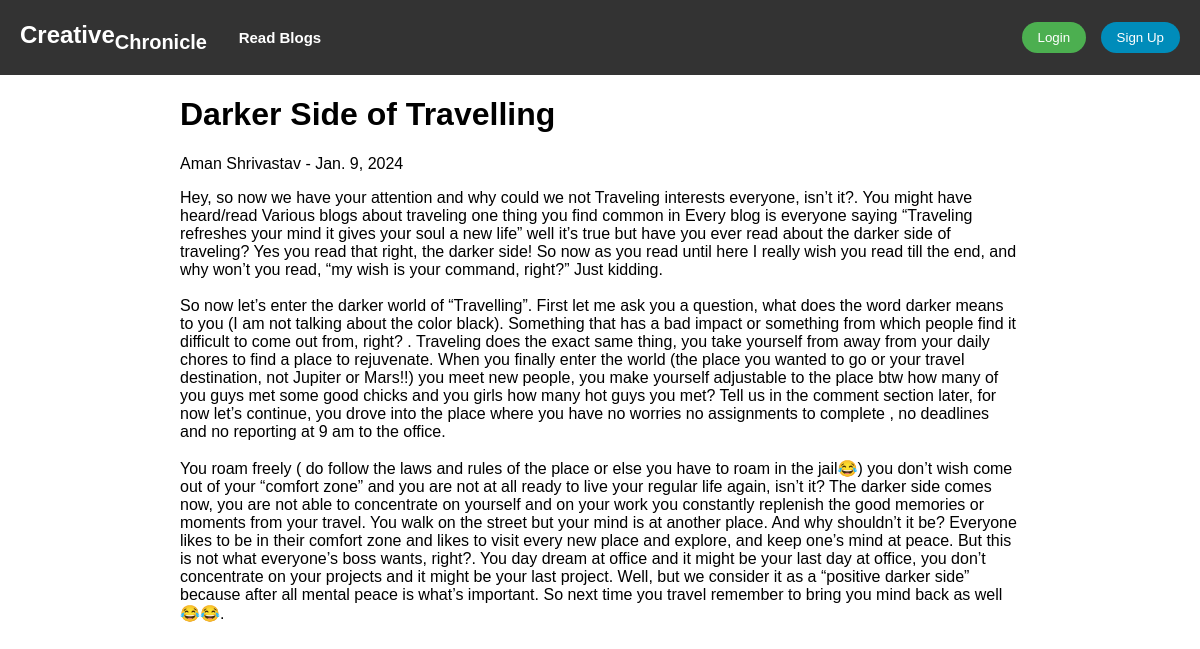
The page /blog_detail/23/ on the database its author committed.
### blog/models.py (models this page shows, shortened)
class SavePost(models.Model):
    title = models.CharField(max_length=255)
    author = models.ForeignKey(User,on_delete=models.CASCADE)
    post_date = models.DateField(auto_now_add=True)
    content = models.TextField()

### blog/views.py (the view)
# urls.py: path('blog_detail/<int:post_id>/', views.blog_detail, name='blog_detail'),
def blog_detail(request, post_id):
    post = get_object_or_404(SavePost, id=post_id)
    return render(request, 'blog_detail.html', {'post': post})

### templates/blog_detail.html (shortened to what this page needs)
{% load static %}
<!DOCTYPE html>
<html lang="en">
<head>
    <link rel="stylesheet" type="text/css" href="{% static 'blogs.css' %}">
</head>
<body>
    <div class="navbar">
        <div class="logo">Creative<sub>Chronicle</sub>
            <a href='blogs' class="read-blogs-link" style='font-size:15px; margin-left:25px; text-decoration:none; color:white;'>Read Blogs</a>
        </div>
        <div class="buttons">
        {% if request.user.is_authenticated %}
            Welcome {{ request.user }}
            <a href="{% url 'logout' %}"><button type="submit">Logout</button></a>
        {% else %}
            <a href="{% url 'login' %}" class=""><button class="login-button">Login</button></a>
            <a href="{% url 'register' %}" class=""><button class="signup-button">Sign Up</button></a>
        {% endif %}
        </div>
    </div>
    <div class="content-container">
        <div class="title">
            <h1>{{ post.title }}</h1>
        </div>
        <div class="author">
            <span>{{ post.author.username }} - {{ post.post_date }}</span>
        </div>
        <div class="content">
            <p>{{ post.content|linebreaksbr|safe }}</p>
        </div>
    </div>
</body>
</html>

### static/blogs.css (style rules this page uses)
body { margin: 0; padding: 0; font-family: 'Arial', sans-serif; margin-bottom: 25px; }
.navbar { background-color: #333; color: white; display: flex; justify-content: space-between; align-items: center; padding: 10px 20px; height: 55px; }
.logo { font-size: 1.5rem; font-weight: bold; }
.buttons button { padding: 8px 16px; margin-left: 10px; cursor: pointer; border: none; border-radius: 20px; transition: background-color 0.3s; }
.login-button { background-color: #4CAF50; color: white; }
.signup-button { background-color: #008CBA; color: white; }
.content-container { margin-left: 15%; margin-right: 15%; }

### rows shown on the page
SavePost: title "Darker Side of Travelling", author.username "Aman Shrivastav", post_date "Jan. 9, 2024", content "Hey, so now we have your attention and why could we not Traveling interests everyone, isn’t it?. You might have heard/read Various blogs about traveling one thing you find common in Every blog is everyone saying “Traveling refreshes your mind it gives your soul a new life” well it’s true but have you ever read about the darker side of traveling? Yes you read that right, the darker side! So now as you read until here I really wish you read till the end, and why won’t you read, “my wish is your command, right?” Just kidding. So now let’s enter the darker world of “Travelling”. First let me ask you a question, what does the word darker means to you (I am not talking about the color black).…"
